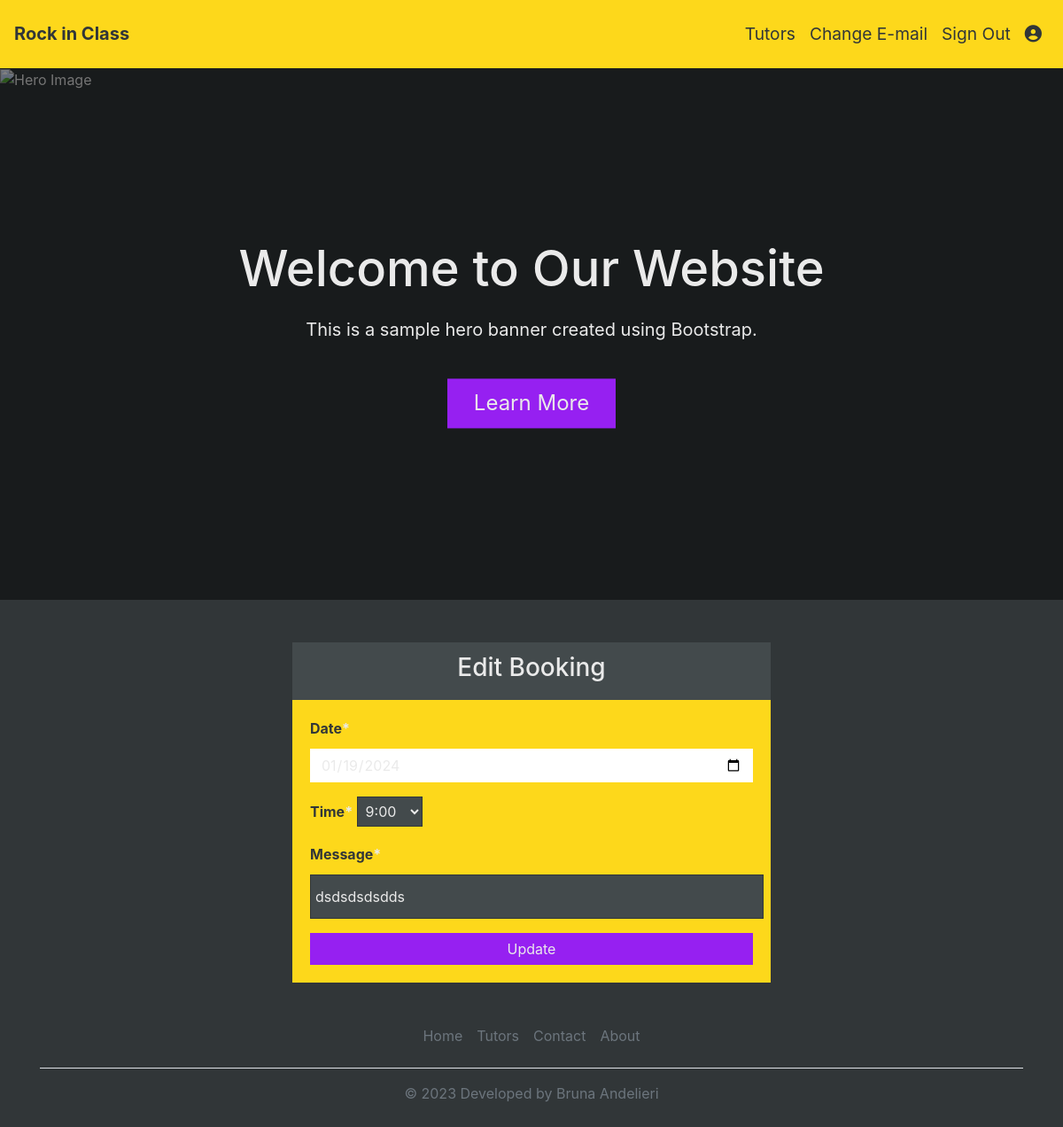
Before: /booking/edit/1 (signed in) with the older database file.
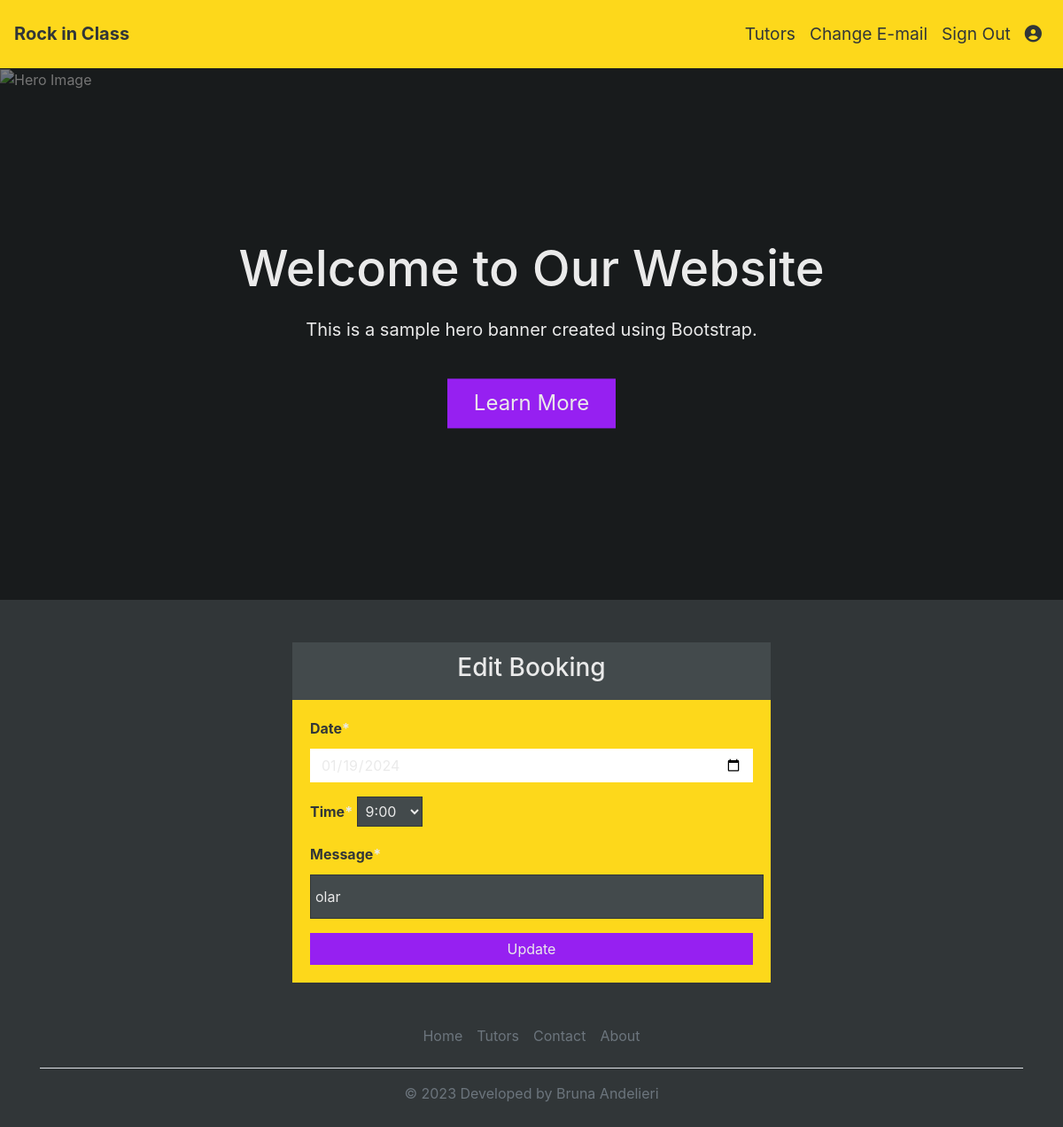
After: the same page with the newer database file.
### booking/models.py (models this page shows)
class Booking(models.Model):
    student = models.ForeignKey(User, on_delete=models.CASCADE, related_name="booking_student")
    tutor = models.ForeignKey(Tutor, on_delete=models.CASCADE, related_name="booking_tutor")
    booking_date = models.DateField(null=False, blank=False)
    booking_time = models.CharField(null=False, blank=False, max_length=5)
    message =  models.CharField(max_length=200, unique=True)

### booking/views.py (the view)
# urls.py: path('edit/<int:booking_id>', edit_booking, name='edit_booking'),
@login_required
def edit_booking(request, booking_id):
    booking = get_object_or_404(Booking, pk=booking_id)
    if request.method == 'POST':
        form = BookingForm(request.POST, instance=booking)
        if form.is_valid():
            form.save()
            messages.success(request, "Booking updated successful")
            return redirect('profile')
        else:
            messages.error(request, "Ops... Something goes wrong")
    else:
        form = BookingForm(instance=booking)
    return render(request, 'booking/edit_booking.html', {'form': form, "booking_id": booking_id})

### booking/forms.py
class BookingForm(forms.ModelForm):
    class Meta:
        model = Booking
        fields = ['booking_date', 'booking_time', 'message']
        widgets = {
            'booking_date': forms.DateInput(attrs={'type': 'date'}),
            'booking_time': forms.Select(choices=[(f"{hour}:00", f"{hour}:00") for hour in range(9, 18)]),
            'student': forms.HiddenInput(),
            'tutor': forms.HiddenInput(),
        }
        labels = {
            "booking_date": "Date",
            "booking_time": "Time",
            "message": "Message"
        }

### templates/booking/edit_booking.html (shortened to what this page needs)
{% extends '../base.html' %}
{% load crispy_forms_tags %}
{% block content %}
<div class="container mt-5">
    <div class="row justify-content-center">
      <div class="col-md-6">
        <div class="card">
          <div class="card-header">
            <h3 class="text-center">Edit Booking</h3>
          </div>
          <div class="card-body">
            <form action="{% url 'edit_booking' booking_id %}" method="post" autocomplete="off">
              {{form|crispy}}
              <button type="submit" class="btn btn-primary btn-block">
                Update
              </button>
            </form>
          </div>
        </div>
      </div>
    </div>
  </div>
{% endblock content %}

Changed rows visible on the page:
changed Booking: message "dsdsdsdsdds" → "olar"
